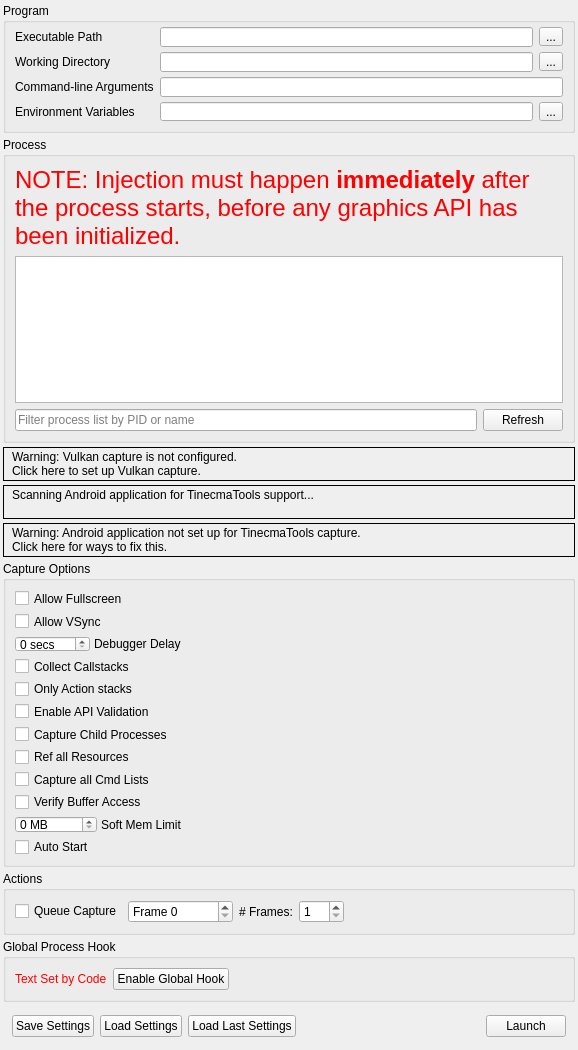
<?xml version="1.0" encoding="UTF-8"?>
<ui version="4.0">
 <class>CaptureDialog</class>
 <widget class="QFrame" name="CaptureDialog">
  <property name="geometry">
   <rect>
    <x>0</x>
    <y>0</y>
    <width>578</width>
    <height>1025</height>
   </rect>
  </property>
  <property name="windowTitle">
   <string>Launch Application</string>
  </property>
  <layout class="QVBoxLayout" name="verticalLayout">
   <property name="spacing">
    <number>4</number>
   </property>
   <property name="leftMargin">
    <number>3</number>
   </property>
   <property name="topMargin">
    <number>3</number>
   </property>
   <property name="rightMargin">
    <number>3</number>
   </property>
   <property name="bottomMargin">
    <number>3</number>
   </property>
   <item>
    <widget class="QGroupBox" name="exeGroup">
     <property name="sizePolicy">
      <sizepolicy hsizetype="Preferred" vsizetype="Minimum">
       <horstretch>0</horstretch>
       <verstretch>0</verstretch>
      </sizepolicy>
     </property>
     <property name="minimumSize">
      <size>
       <width>250</width>
       <height>130</height>
      </size>
     </property>
     <property name="title">
      <string>Program</string>
     </property>
     <layout class="QGridLayout" name="gridLayout">
      <property name="topMargin">
       <number>4</number>
      </property>
      <item row="0" column="0">
       <widget class="QLabel" name="exePathLabel">
        <property name="toolTip">
         <string>Browse for an executable file</string>
        </property>
        <property name="text">
         <string>Executable Path</string>
        </property>
       </widget>
      </item>
      <item row="0" column="2">
       <widget class="RDLineEdit" name="exePath">
        <property name="minimumSize">
         <size>
          <width>0</width>
          <height>20</height>
         </size>
        </property>
        <property name="toolTip">
         <string>Browse for an executable file</string>
        </property>
       </widget>
      </item>
      <item row="0" column="3">
       <widget class="QToolButton" name="exePathBrowse">
        <property name="toolTip">
         <string>Browse for an executable file</string>
        </property>
        <property name="text">
         <string>...</string>
        </property>
       </widget>
      </item>
      <item row="1" column="0">
       <widget class="QLabel" name="workDirLabel">
        <property name="toolTip">
         <string>Browse for a working directory</string>
        </property>
        <property name="text">
         <string>Working Directory</string>
        </property>
       </widget>
      </item>
      <item row="1" column="2">
       <widget class="RDLineEdit" name="workDirPath">
        <property name="minimumSize">
         <size>
          <width>0</width>
          <height>20</height>
         </size>
        </property>
        <property name="toolTip">
         <string>Browse for a working directory</string>
        </property>
       </widget>
      </item>
      <item row="1" column="3">
       <widget class="QToolButton" name="workDirBrowse">
        <property name="toolTip">
         <string>Browse for a working directory</string>
        </property>
        <property name="text">
         <string>...</string>
        </property>
       </widget>
      </item>
      <item row="2" column="0">
       <widget class="QLabel" name="cmdLineLabel">
        <property name="toolTip">
         <string>The command-line that will be passed to the executable on launch</string>
        </property>
        <property name="text">
         <string>Command-line Arguments</string>
        </property>
       </widget>
      </item>
      <item row="2" column="2" colspan="2">
       <widget class="RDLineEdit" name="cmdline">
        <property name="minimumSize">
         <size>
          <width>0</width>
          <height>20</height>
         </size>
        </property>
        <property name="toolTip">
         <string>The command-line that will be passed to the executable on launch</string>
        </property>
       </widget>
      </item>
      <item row="3" column="0">
       <widget class="QLabel" name="envVarLabel">
        <property name="toolTip">
         <string>The environment variables for the executable</string>
        </property>
        <property name="text">
         <string>Environment Variables</string>
        </property>
       </widget>
      </item>
      <item row="3" column="2">
       <widget class="QLineEdit" name="envVar">
        <property name="toolTip">
         <string>The environment variables for the executable</string>
        </property>
        <property name="readOnly">
         <bool>true</bool>
        </property>
       </widget>
      </item>
      <item row="3" column="3">
       <widget class="QToolButton" name="envVarEdit">
        <property name="toolTip">
         <string>The environment variables for the executable</string>
        </property>
        <property name="text">
         <string>...</string>
        </property>
       </widget>
      </item>
     </layout>
    </widget>
   </item>
   <item>
    <widget class="QGroupBox" name="injectGroup">
     <property name="sizePolicy">
      <sizepolicy hsizetype="Preferred" vsizetype="Expanding">
       <horstretch>0</horstretch>
       <verstretch>100</verstretch>
      </sizepolicy>
     </property>
     <property name="minimumSize">
      <size>
       <width>250</width>
       <height>260</height>
      </size>
     </property>
     <property name="title">
      <string>Process</string>
     </property>
     <layout class="QGridLayout" name="gridLayout_2">
      <item row="0" column="0" colspan="2">
       <widget class="QLabel" name="processWarning">
        <property name="palette">
         <palette>
          <active>
           <colorrole role="WindowText">
            <brush brushstyle="SolidPattern">
             <color alpha="255">
              <red>255</red>
              <green>0</green>
              <blue>0</blue>
             </color>
            </brush>
           </colorrole>
          </active>
          <inactive>
           <colorrole role="WindowText">
            <brush brushstyle="SolidPattern">
             <color alpha="255">
              <red>255</red>
              <green>0</green>
              <blue>0</blue>
             </color>
            </brush>
           </colorrole>
          </inactive>
          <disabled>
           <colorrole role="WindowText">
            <brush brushstyle="SolidPattern">
             <color alpha="255">
              <red>106</red>
              <green>104</green>
              <blue>100</blue>
             </color>
            </brush>
           </colorrole>
          </disabled>
         </palette>
        </property>
        <property name="font">
         <font>
          <pointsize>18</pointsize>
         </font>
        </property>
        <property name="text">
         <string>NOTE: Injection must happen &lt;b&gt;immediately&lt;/b&gt; after the process starts, before any graphics API has been initialized.</string>
        </property>
        <property name="wordWrap">
         <bool>true</bool>
        </property>
       </widget>
      </item>
      <item row="1" column="0" colspan="2">
       <widget class="QTreeView" name="processList">
        <property name="sizePolicy">
         <sizepolicy hsizetype="Preferred" vsizetype="Expanding">
          <horstretch>0</horstretch>
          <verstretch>0</verstretch>
         </sizepolicy>
        </property>
        <property name="minimumSize">
         <size>
          <width>0</width>
          <height>100</height>
         </size>
        </property>
        <property name="editTriggers">
         <set>QAbstractItemView::NoEditTriggers</set>
        </property>
        <property name="indentation">
         <number>0</number>
        </property>
        <property name="rootIsDecorated">
         <bool>false</bool>
        </property>
        <property name="itemsExpandable">
         <bool>false</bool>
        </property>
        <property name="sortingEnabled">
         <bool>true</bool>
        </property>
       </widget>
      </item>
      <item row="2" column="0">
       <widget class="QLineEdit" name="processFilter">
        <property name="placeholderText">
         <string>Filter process list by PID or name</string>
        </property>
       </widget>
      </item>
      <item row="2" column="1">
       <widget class="QPushButton" name="processRefesh">
        <property name="text">
         <string>Refresh</string>
        </property>
       </widget>
      </item>
     </layout>
    </widget>
   </item>
   <item>
    <widget class="RDLabel" name="vulkanLayerWarn">
     <property name="cursor">
      <cursorShape>PointingHandCursor</cursorShape>
     </property>
     <property name="frameShape">
      <enum>QFrame::Box</enum>
     </property>
     <property name="text">
      <string>&lt;html&gt;&lt;head/&gt;&lt;body&gt;&lt;table&gt;&lt;tr&gt;&lt;td valign=&quot;middle&quot;&gt;&lt;img width=&quot;16&quot; src=&quot;:/information.png&quot;/&gt;&lt;/td&gt;&lt;td&gt;&lt;p&gt;Warning: Vulkan capture is not configured.&lt;br/&gt;Click here to set up Vulkan capture.&lt;/p&gt;&lt;/td&gt;&lt;/tr&gt;&lt;/table&gt;&lt;/body&gt;&lt;/html&gt;</string>
     </property>
     <property name="textFormat">
      <enum>Qt::RichText</enum>
     </property>
     <property name="margin">
      <number>3</number>
     </property>
    </widget>
   </item>
   <item>
    <widget class="RDLabel" name="androidScan">
     <property name="cursor">
      <cursorShape>PointingHandCursor</cursorShape>
     </property>
     <property name="frameShape">
      <enum>QFrame::Box</enum>
     </property>
     <property name="text">
      <string>&lt;html&gt;&lt;head/&gt;&lt;body&gt;&lt;table&gt;&lt;tr&gt;&lt;td valign=&quot;middle&quot;&gt;&lt;img width=&quot;16&quot; src=&quot;:/information.png&quot;/&gt;&lt;/td&gt;&lt;td valign=&quot;middle&quot;&gt;&lt;p&gt;Scanning Android application for TinecmaTools support...&lt;br/&gt;&lt;/p&gt;&lt;/td&gt;&lt;/tr&gt;&lt;/table&gt;&lt;/body&gt;&lt;/html&gt;</string>
     </property>
     <property name="textFormat">
      <enum>Qt::RichText</enum>
     </property>
     <property name="margin">
      <number>3</number>
     </property>
    </widget>
   </item>
   <item>
    <widget class="RDLabel" name="androidWarn">
     <property name="cursor">
      <cursorShape>PointingHandCursor</cursorShape>
     </property>
     <property name="frameShape">
      <enum>QFrame::Box</enum>
     </property>
     <property name="text">
      <string>&lt;html&gt;&lt;head/&gt;&lt;body&gt;&lt;table&gt;&lt;tr&gt;&lt;td valign=&quot;middle&quot;&gt;&lt;img width=&quot;16&quot; src=&quot;:/information.png&quot;/&gt;&lt;/td&gt;&lt;td&gt;&lt;p&gt;Warning: Android application not set up for TinecmaTools capture.&lt;br/&gt;Click here for ways to fix this.&lt;/p&gt;&lt;/td&gt;&lt;/tr&gt;&lt;/table&gt;&lt;/body&gt;&lt;/html&gt;</string>
     </property>
     <property name="textFormat">
      <enum>Qt::RichText</enum>
     </property>
     <property name="margin">
      <number>3</number>
     </property>
    </widget>
   </item>
   <item>
    <widget class="QGroupBox" name="optionsGroup">
     <property name="sizePolicy">
      <sizepolicy hsizetype="Preferred" vsizetype="Minimum">
       <horstretch>0</horstretch>
       <verstretch>0</verstretch>
      </sizepolicy>
     </property>
     <property name="title">
      <string>Capture Options</string>
     </property>
     <layout class="QVBoxLayout" name="verticalLayout_2">
      <item>
       <widget class="QCheckBox" name="AllowFullscreen">
        <property name="toolTip">
         <string>Allows the application to switch to full-screen mode</string>
        </property>
        <property name="text">
         <string>Allow Fullscreen</string>
        </property>
       </widget>
      </item>
      <item>
       <widget class="QCheckBox" name="AllowVSync">
        <property name="toolTip">
         <string>Allows the application to enable v-sync</string>
        </property>
        <property name="text">
         <string>Allow VSync</string>
        </property>
       </widget>
      </item>
      <item>
       <widget class="QFrame" name="DebuggerDelayFrame">
        <property name="sizePolicy">
         <sizepolicy hsizetype="Fixed" vsizetype="Preferred">
          <horstretch>0</horstretch>
          <verstretch>0</verstretch>
         </sizepolicy>
        </property>
        <property name="frameShape">
         <enum>QFrame::NoFrame</enum>
        </property>
        <property name="frameShadow">
         <enum>QFrame::Plain</enum>
        </property>
        <layout class="QHBoxLayout" name="horizontalLayout_3">
         <property name="spacing">
          <number>4</number>
         </property>
         <property name="leftMargin">
          <number>0</number>
         </property>
         <property name="topMargin">
          <number>0</number>
         </property>
         <property name="rightMargin">
          <number>0</number>
         </property>
         <property name="bottomMargin">
          <number>0</number>
         </property>
         <item>
          <widget class="QDoubleSpinBox" name="DelayForDebugger">
           <property name="sizePolicy">
            <sizepolicy hsizetype="Minimum" vsizetype="Fixed">
             <horstretch>0</horstretch>
             <verstretch>0</verstretch>
            </sizepolicy>
           </property>
           <property name="minimumSize">
            <size>
             <width>40</width>
             <height>0</height>
            </size>
           </property>
           <property name="toolTip">
            <string>Pauses for N seconds after launching the process, to allow a debugger to attach</string>
           </property>
           <property name="suffix">
            <string comment="seconds"> secs</string>
           </property>
           <property name="decimals">
            <number>0</number>
           </property>
           <property name="maximum">
            <double>120.000000000000000</double>
           </property>
           <property name="value">
            <double>0.000000000000000</double>
           </property>
          </widget>
         </item>
         <item>
          <widget class="QLabel" name="DebuggerDelayLabel">
           <property name="sizePolicy">
            <sizepolicy hsizetype="Fixed" vsizetype="Preferred">
             <horstretch>0</horstretch>
             <verstretch>0</verstretch>
            </sizepolicy>
           </property>
           <property name="toolTip">
            <string>Pauses for N seconds after launching the process, to allow a debugger to attach</string>
           </property>
           <property name="text">
            <string>Debugger Delay</string>
           </property>
          </widget>
         </item>
        </layout>
       </widget>
      </item>
      <item>
       <widget class="QCheckBox" name="CaptureCallstacks">
        <property name="toolTip">
         <string>Collect a callstack on every API call</string>
        </property>
        <property name="text">
         <string>Collect Callstacks</string>
        </property>
       </widget>
      </item>
      <item>
       <widget class="QCheckBox" name="CaptureCallstacksOnlyActions">
        <property name="toolTip">
         <string>Only collect callstacks on actions (draws, dispatches, clears, copies, etc)</string>
        </property>
        <property name="text">
         <string>Only Action stacks</string>
        </property>
       </widget>
      </item>
      <item>
       <widget class="QCheckBox" name="APIValidation">
        <property name="toolTip">
         <string>Initialise the graphics API with built-in validation enabled - allows capturing and reading of errors and warnings generated by the API's own debugging system</string>
        </property>
        <property name="text">
         <string>Enable API Validation</string>
        </property>
       </widget>
      </item>
      <item>
       <widget class="QCheckBox" name="HookIntoChildren">
        <property name="toolTip">
         <string>Hook into child processes - useful with launchers or similar intermediate processes</string>
        </property>
        <property name="text">
         <string>Capture Child Processes</string>
        </property>
       </widget>
      </item>
      <item>
       <widget class="QCheckBox" name="RefAllResources">
        <property name="toolTip">
         <string>Consider all resources to be included, even if unused in the capture frame</string>
        </property>
        <property name="text">
         <string>Ref all Resources</string>
        </property>
       </widget>
      </item>
      <item>
       <widget class="QCheckBox" name="CaptureAllCmdLists">
        <property name="toolTip">
         <string>When enabled, all deferred command lists will be saved even while idling. This has an overhead but ensures if you hold onto a list it will be captured.</string>
        </property>
        <property name="text">
         <string>Capture all Cmd Lists</string>
        </property>
       </widget>
      </item>
      <item>
       <widget class="QCheckBox" name="VerifyBufferAccess">
        <property name="toolTip">
         <string>When enabled, verify some buffer access on OpenGL and D3D11. This initialises buffers with undefined contents on creation to 0xdddddddd instead of 0x0, and verifies that Map() bounds are not overrun.</string>
        </property>
        <property name="text">
         <string>Verify Buffer Access</string>
        </property>
       </widget>
      </item>
      <item>
       <widget class="QFrame" name="SoftMemoryLimitFrame">
        <property name="sizePolicy">
         <sizepolicy hsizetype="Fixed" vsizetype="Preferred">
          <horstretch>0</horstretch>
          <verstretch>0</verstretch>
         </sizepolicy>
        </property>
        <property name="frameShape">
         <enum>QFrame::NoFrame</enum>
        </property>
        <property name="frameShadow">
         <enum>QFrame::Plain</enum>
        </property>
        <layout class="QHBoxLayout" name="SoftMemoryLimitLayout">
         <property name="spacing">
          <number>4</number>
         </property>
         <property name="leftMargin">
          <number>0</number>
         </property>
         <property name="topMargin">
          <number>0</number>
         </property>
         <property name="rightMargin">
          <number>0</number>
         </property>
         <property name="bottomMargin">
          <number>0</number>
         </property>
         <item>
          <widget class="QDoubleSpinBox" name="SoftMemoryLimit">
           <property name="sizePolicy">
            <sizepolicy hsizetype="Minimum" vsizetype="Fixed">
             <horstretch>0</horstretch>
             <verstretch>0</verstretch>
            </sizepolicy>
           </property>
           <property name="minimumSize">
            <size>
             <width>40</width>
             <height>0</height>
            </size>
           </property>
           <property name="toolTip">
            <string>Specifies a soft memory limit which some APIs may use to limit graphics memory use and use disk space instead for storing temporary data.</string>
           </property>
           <property name="suffix">
            <string comment="seconds"> MB</string>
           </property>
           <property name="decimals">
            <number>0</number>
           </property>
           <property name="maximum">
            <double>99999.000000000000000</double>
           </property>
           <property name="value">
            <double>0.000000000000000</double>
           </property>
          </widget>
         </item>
         <item>
          <widget class="QLabel" name="SoftMemoryLimitLabel">
           <property name="sizePolicy">
            <sizepolicy hsizetype="Fixed" vsizetype="Preferred">
             <horstretch>0</horstretch>
             <verstretch>0</verstretch>
            </sizepolicy>
           </property>
           <property name="toolTip">
            <string>Specifies a soft memory limit which some APIs may use to limit graphics memory use and use disk space instead for storing temporary data.</string>
           </property>
           <property name="text">
            <string>Soft Mem Limit</string>
           </property>
          </widget>
         </item>
        </layout>
       </widget>
      </item>
      <item>
       <widget class="QCheckBox" name="AutoStart">
        <property name="toolTip">
         <string>If these capture settings are saved &amp; run, auto start the capture instantly on load</string>
        </property>
        <property name="text">
         <string>Auto Start</string>
        </property>
       </widget>
      </item>
     </layout>
    </widget>
   </item>
   <item>
    <widget class="QGroupBox" name="actionGroup">
     <property name="sizePolicy">
      <sizepolicy hsizetype="Preferred" vsizetype="Minimum">
       <horstretch>0</horstretch>
       <verstretch>0</verstretch>
      </sizepolicy>
     </property>
     <property name="title">
      <string>Actions</string>
     </property>
     <layout class="QHBoxLayout" name="horizontalLayout_5">
      <item>
       <widget class="QCheckBox" name="queueFrameCap">
        <property name="text">
         <string>Queue Capture</string>
        </property>
       </widget>
      </item>
      <item>
       <widget class="QDoubleSpinBox" name="queuedFrame">
        <property name="sizePolicy">
         <sizepolicy hsizetype="Fixed" vsizetype="Fixed">
          <horstretch>0</horstretch>
          <verstretch>0</verstretch>
         </sizepolicy>
        </property>
        <property name="prefix">
         <string comment="Frame number" extracomment="To Capture">Frame </string>
        </property>
        <property name="suffix">
         <string/>
        </property>
        <property name="decimals">
         <number>0</number>
        </property>
        <property name="minimum">
         <double>0.000000000000000</double>
        </property>
        <property name="maximum">
         <double>4294967296.000000000000000</double>
        </property>
       </widget>
      </item>
      <item>
       <widget class="QLabel" name="numFramesLabel">
        <property name="sizePolicy">
         <sizepolicy hsizetype="Preferred" vsizetype="Preferred">
          <horstretch>0</horstretch>
          <verstretch>0</verstretch>
         </sizepolicy>
        </property>
        <property name="text">
         <string># Frames:</string>
        </property>
       </widget>
      </item>
      <item>
       <widget class="QDoubleSpinBox" name="numFrames">
        <property name="minimumSize">
         <size>
          <width>45</width>
          <height>0</height>
         </size>
        </property>
        <property name="decimals">
         <number>0</number>
        </property>
        <property name="minimum">
         <double>1.000000000000000</double>
        </property>
        <property name="maximum">
         <double>10.000000000000000</double>
        </property>
       </widget>
      </item>
      <item>
       <spacer name="ActionsSpacer">
        <property name="orientation">
         <enum>Qt::Horizontal</enum>
        </property>
        <property name="sizeHint" stdset="0">
         <size>
          <width>596</width>
          <height>20</height>
         </size>
        </property>
       </spacer>
      </item>
     </layout>
    </widget>
   </item>
   <item>
    <widget class="QGroupBox" name="globalGroup">
     <property name="sizePolicy">
      <sizepolicy hsizetype="Preferred" vsizetype="Minimum">
       <horstretch>0</horstretch>
       <verstretch>0</verstretch>
      </sizepolicy>
     </property>
     <property name="title">
      <string>Global Process Hook</string>
     </property>
     <layout class="QHBoxLayout" name="horizontalLayout_2">
      <item>
       <widget class="QLabel" name="globalLabel">
        <property name="palette">
         <palette>
          <active>
           <colorrole role="WindowText">
            <brush brushstyle="SolidPattern">
             <color alpha="255">
              <red>255</red>
              <green>0</green>
              <blue>0</blue>
             </color>
            </brush>
           </colorrole>
          </active>
          <inactive>
           <colorrole role="WindowText">
            <brush brushstyle="SolidPattern">
             <color alpha="255">
              <red>255</red>
              <green>0</green>
              <blue>0</blue>
             </color>
            </brush>
           </colorrole>
          </inactive>
          <disabled>
           <colorrole role="WindowText">
            <brush brushstyle="SolidPattern">
             <color alpha="255">
              <red>106</red>
              <green>104</green>
              <blue>100</blue>
             </color>
            </brush>
           </colorrole>
          </disabled>
         </palette>
        </property>
        <property name="text">
         <string>Text Set by Code</string>
        </property>
       </widget>
      </item>
      <item>
       <widget class="QPushButton" name="toggleGlobal">
        <property name="text">
         <string>Enable Global Hook</string>
        </property>
        <property name="checkable">
         <bool>true</bool>
        </property>
        <property name="checked">
         <bool>false</bool>
        </property>
       </widget>
      </item>
      <item>
       <spacer name="globalSpacer">
        <property name="orientation">
         <enum>Qt::Horizontal</enum>
        </property>
        <property name="sizeHint" stdset="0">
         <size>
          <width>587</width>
          <height>20</height>
         </size>
        </property>
       </spacer>
      </item>
     </layout>
    </widget>
   </item>
   <item>
    <widget class="QFrame" name="buttonsFrame">
     <property name="sizePolicy">
      <sizepolicy hsizetype="Preferred" vsizetype="Minimum">
       <horstretch>0</horstretch>
       <verstretch>0</verstretch>
      </sizepolicy>
     </property>
     <property name="frameShape">
      <enum>QFrame::NoFrame</enum>
     </property>
     <property name="frameShadow">
      <enum>QFrame::Plain</enum>
     </property>
     <layout class="QHBoxLayout" name="horizontalLayout">
      <item>
       <widget class="QPushButton" name="saveSettings">
        <property name="toolTip">
         <string>Save these capture settings to file to load later</string>
        </property>
        <property name="text">
         <string>Save Settings</string>
        </property>
       </widget>
      </item>
      <item>
       <widget class="QPushButton" name="loadSettings">
        <property name="sizePolicy">
         <sizepolicy hsizetype="Minimum" vsizetype="Fixed">
          <horstretch>0</horstretch>
          <verstretch>0</verstretch>
         </sizepolicy>
        </property>
        <property name="toolTip">
         <string>Load a saved set of capture settings</string>
        </property>
        <property name="text">
         <string>Load Settings</string>
        </property>
       </widget>
      </item>
      <item>
       <widget class="QPushButton" name="loadLastCapture">
        <property name="sizePolicy">
         <sizepolicy hsizetype="Minimum" vsizetype="Fixed">
          <horstretch>0</horstretch>
          <verstretch>0</verstretch>
         </sizepolicy>
        </property>
        <property name="toolTip">
         <string>Load the most recently used capture settings</string>
        </property>
        <property name="text">
         <string>Load Last Settings</string>
        </property>
       </widget>
      </item>
      <item>
       <spacer name="buttonsSpace">
        <property name="orientation">
         <enum>Qt::Horizontal</enum>
        </property>
        <property name="sizeType">
         <enum>QSizePolicy::Expanding</enum>
        </property>
        <property name="sizeHint" stdset="0">
         <size>
          <width>556</width>
          <height>20</height>
         </size>
        </property>
       </spacer>
      </item>
      <item>
       <widget class="QPushButton" name="launch">
        <property name="toolTip">
         <string>Launch the selected program with TinecmaTools enabled for capture</string>
        </property>
        <property name="text">
         <string>Launch</string>
        </property>
       </widget>
      </item>
     </layout>
    </widget>
   </item>
   <item>
    <spacer name="topVerticalSpacer">
     <property name="orientation">
      <enum>Qt::Vertical</enum>
     </property>
     <property name="sizeHint" stdset="0">
      <size>
       <width>0</width>
       <height>0</height>
      </size>
     </property>
    </spacer>
   </item>
  </layout>
 </widget>
 <customwidgets>
  <customwidget>
   <class>RDLabel</class>
   <extends>QLabel</extends>
   <header>Widgets/Extended/RDLabel.h</header>
  </customwidget>
  <customwidget>
   <class>RDLineEdit</class>
   <extends>QLineEdit</extends>
   <header>Widgets/Extended/RDLineEdit.h</header>
  </customwidget>
 </customwidgets>
 <resources/>
 <connections/>
</ui>
